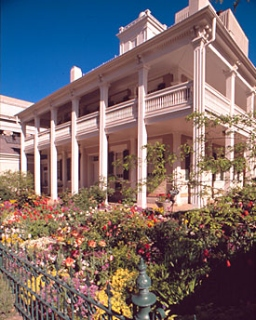
%> input picture assignments/1/color_constancy/awb.jpg, 256 x 320 px
$ octave main.m   (GNU Octave 9; MATLAB toolbox functions it lacks are replaced by stand-ins)
%> lines starting %> are read from the running program, lines starting %| are printed output that depends on the picture
%> further down, img is the input picture: size 320x256x3 uint8; mean R, G, B 121.2, 107.4, 109.3
### assignments/1/color_constancy/AWB.m
function [Ic] = AWB(I)


    I = im2double(I);

    % get the values for the color channels
    R = I(:,:,1);
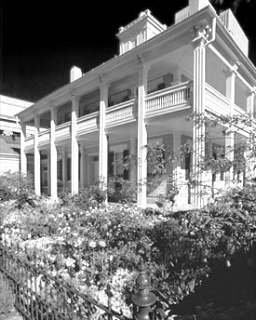
%> R: size 320x256 double; min 0, max 1, mean 0.475
    G = I(:,:,2);
    B = I(:,:,3);
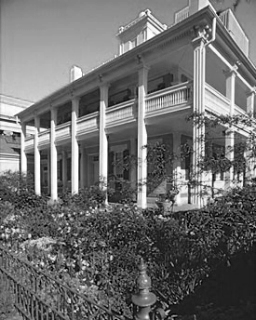
%> B: size 320x256 double; min 0, max 1, mean 0.429

    % get means of color channels
    Rm = mean(R(:));
%> Rm = 0.475
    Gm = mean(G(:));
%> Gm = 0.421
    Bm = mean(B(:));
%> Bm = 0.429

    % generate the corrected grayworld 128 part
    r = 128/Rm;
%> r = 269.4
    g = 128/Gm;
%> g = 303.9
    b = 128/Bm;
%> b = 298.6

    % initialize the "corrected" image with zeros
    [h, w, channels] = size(I);
%> h = 320; w = 256; channels = 3
    Ic = zeros(h, w, channels);

    % now we can do the correction
    % by multiplying the values
    % maybe this can be vectorized
    Ic(:,:,1) = I(:,:,1) * r;
    Ic(:,:,2) = I(:,:,2) * g;
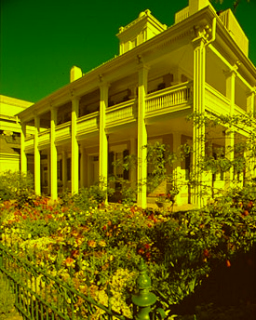
%> Ic: size 320x256x3 double; mean R, G, B 128, 128, 0; drawn with min black and max white
    Ic(:,:,3) = I(:,:,3) * b;

    Ic = uint8(Ic);
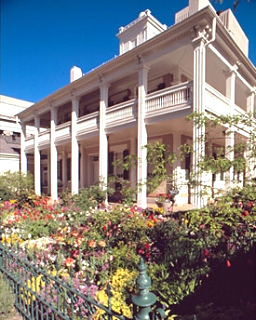
%> Ic: size 320x256x3 uint8; mean R, G, B 127.2, 126.2, 126.8

    % and show the figure
    figure(3)
    subplot(1,2,1)
    imshow(I)
    title('Original picture')
    subplot(1,2,2)
    imshow(Ic);
    title('Modified to be color constant')

end

### assignments/1/color_constancy/color_dens.m
function [] = color_dens(img, color)
%> called with color = 'red'
    % Get the color
    [h, w, ~] = size(img);
    if color == 'red'
        color_img = reshape(img(:,:,1), [h*w, 1]);
    elseif color == 'green'
        color_img = reshape(img(:,:,2), [h*w, 1]);
    elseif color == 'blue'
        color_img = reshape(img(:,:,3), [h*w, 1]);
    else
        disp('No valid option, please give argument red, green or blue');
        return;
    end

    % Get the img shape
    [h, w, c] = size(img);
%> c = 3

    % plot
    figure(1)
    subplot(2,1,1), imshow(img);
    subplot(2,1,2), plot(color_img(:,:));
end

### assignments/1/color_constancy/reduction.m
function [] = reduction(img1, img2, color)
%REDUCTION Summary of this function goes here
%   Detailed explanation goes here
    % Get the color

    % Get the image shape
    [h, w, ~] = size(img1);

    if color == 'red'
        color_img1 = reshape(img1(:,:,1), [h*w, 1]);
        color_img2 = reshape(img2(:,:,1), [h*w, 1]);
    elseif color == 'green'
        color_img1 = reshape(img1(:,:,2), [h*w, 1]);
        color_img2 = reshape(img2(:,:,2), [h*w, 1]);
    elseif color == 'blue'
        color_img1 = reshape(img1(:,:,3), [h*w, 1]);
        color_img2 = reshape(img2(:,:,3), [h*w, 1]);
    else
        disp('No valid option, please give argument red, green or blue');
        return;
    end

    % stuck them side by side
    img = cat(2, img1, img2);

    % plot
    figure
    subplot(2,1,1), imshow(img), ...
        xlabel('left: original image, right: after color correction');

   avg = 100*(color_img2(:,:) - color_img1(:,:))./(color_img2(:,:) + color_img1(:,:));
    subplot(2,1,2), plot(avg), ...
        ylabel('(red_{right} - red_{left})%'), xlabel('Pixes width'),...
        axis([0 w 0 max(avg)+0.5]) ,...
        title(sprintf('Change of %s pixels between the two images', color));

end

### assignments/1/color_constancy/main.m
img = imread('awb.jpg');

% Grey-World Algorithm
new_img = AWB(img);

% get the color density on axis x + y/2
color_dens(img, 'red');
color_dens(new_img, 'red');
%> call 2 of color_dens, with color = 'red'
%> in color_dens (call 2), `imshow(img)`:
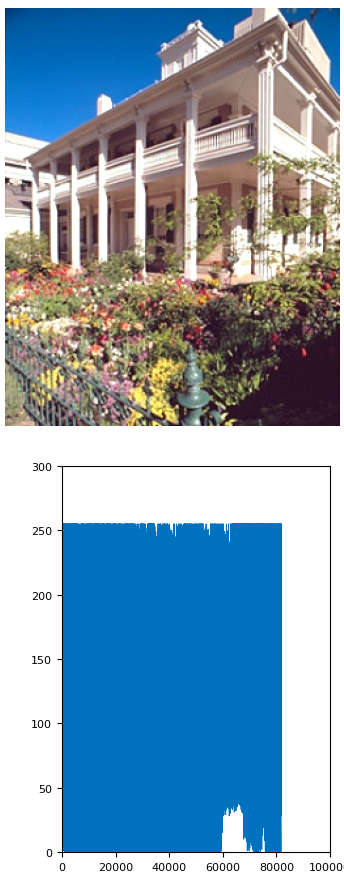
%> figure redrawn from the program's plot data, 2 panels

% reduction = abs(avg2-avg1)*100 / (avg2+avg1)
reduction(img, new_img, 'red')
%> in reduction, `img = cat(2, img1, img2);`:
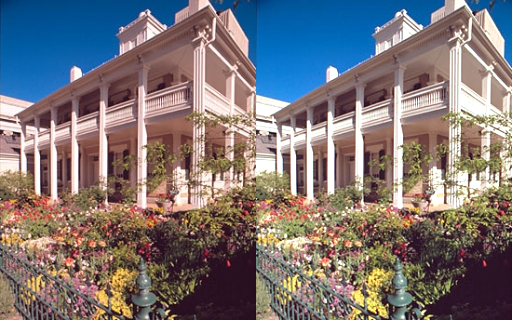
%> img: size 320x512x3 uint8; mean R, G, B 124.2, 116.8, 118.1
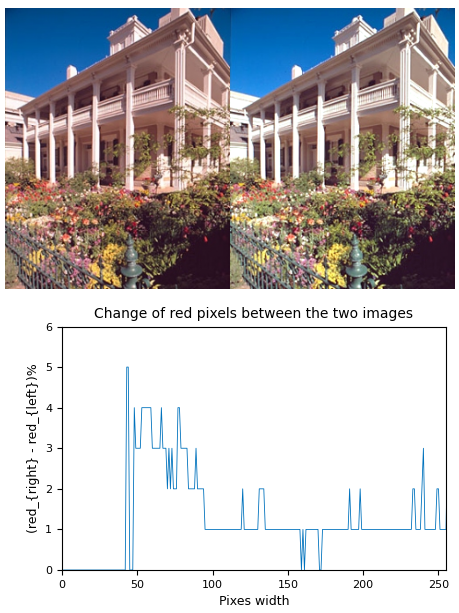
%> figure redrawn from the program's plot data, 2 panels

$ run again, with assignments/1/color_constancy/forest.jpg copied over assignments/1/color_constancy/awb.jpg
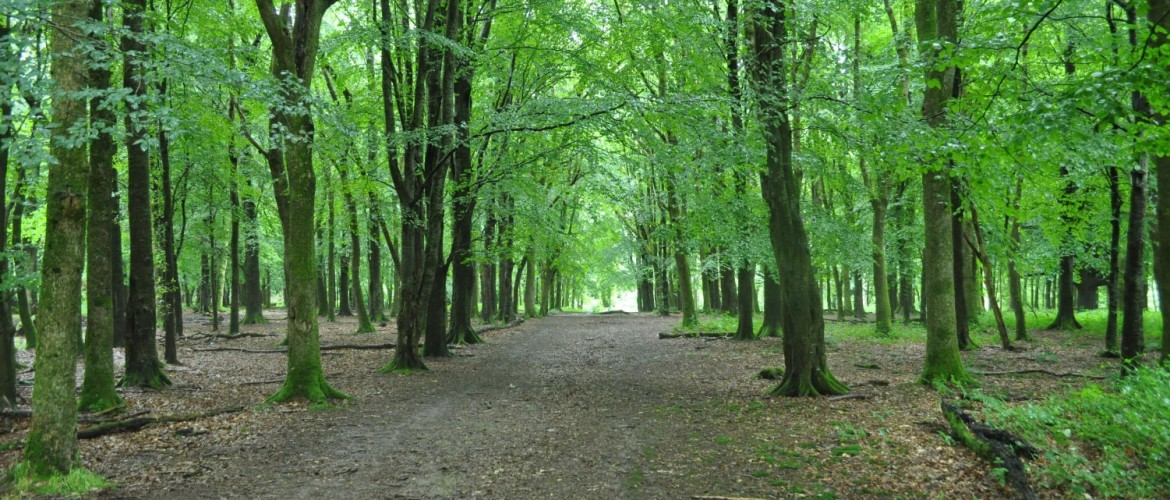
%> input picture assignments/1/color_constancy/forest.jpg, 1170 x 500 px
%> img is the input picture: size 500x1170x3 uint8; mean R, G, B 81.8, 116.5, 66
%> in AWB, `B = I(:,:,3);`:
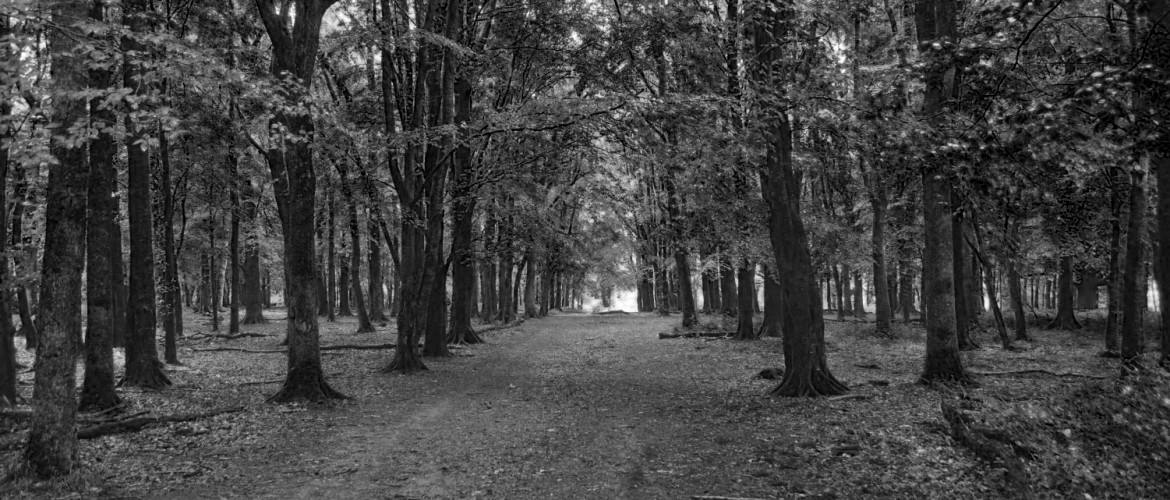
%> B: size 500x1170 double; min 0, max 1, mean 0.259
%> Rm = 0.321
%> Gm = 0.457
%> Bm = 0.259
%> r = 399.1
%> g = 280.1
%> b = 494.4
%> img: size 500x2340x3 uint8
%> `reduction(img, new_img, 'red')`:
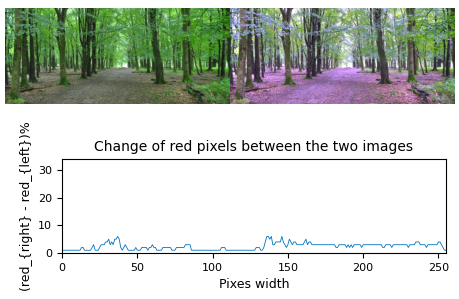
%> figure redrawn from the program's plot data, 2 panels

$ run again, with assignments/1/color_constancy/wave.png saved as assignments/1/color_constancy/awb.jpg
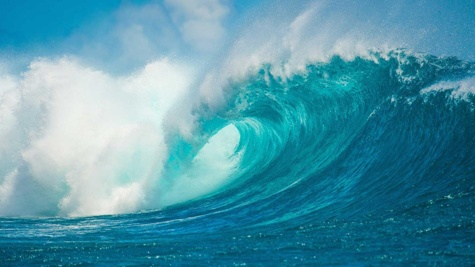
%> input picture assignments/1/color_constancy/wave.png, 475 x 267 px
%> img is the input picture: size 267x475x3 uint8; mean R, G, B 80.4, 150.5, 168.7
%> in AWB, `B = I(:,:,3);`:
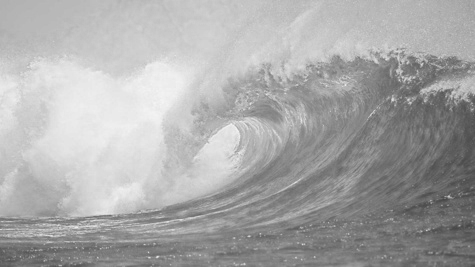
%> B: size 267x475 double; min 0.271, max 0.961, mean 0.661
%> Rm = 0.315
%> Gm = 0.59
%> Bm = 0.661
%> r = 406.1
%> g = 216.9
%> b = 193.5
%> img: size 267x950x3 uint8
%> `reduction(img, new_img, 'red')`:
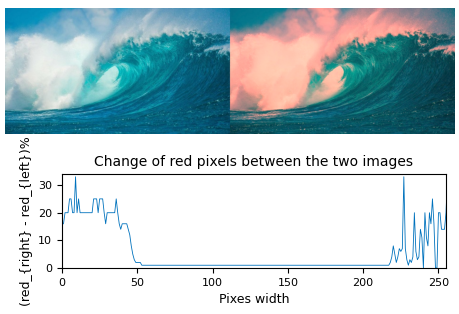
%> figure redrawn from the program's plot data, 2 panels
